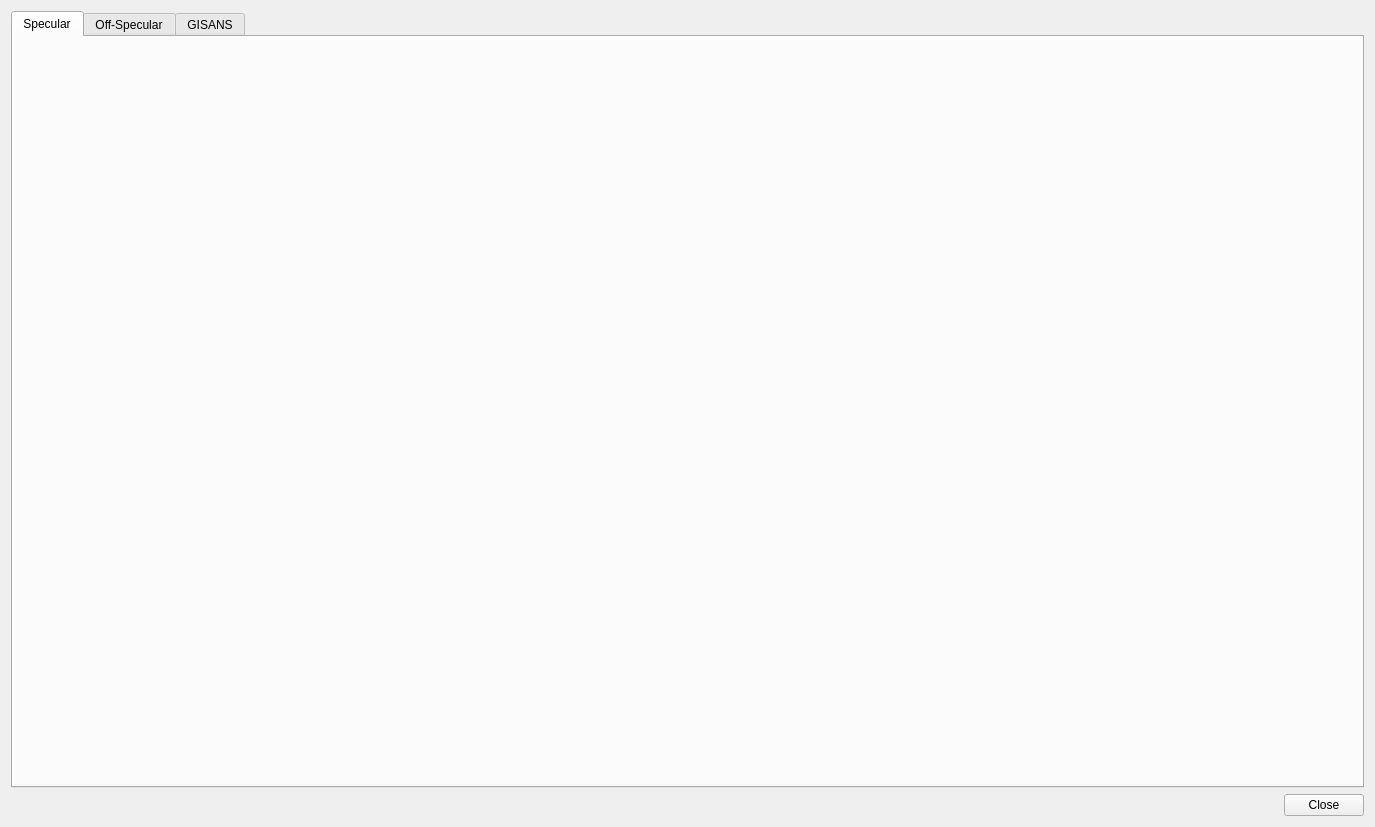
<?xml version="1.0" encoding="UTF-8"?>
<ui version="4.0">
 <class>Dialog</class>
 <widget class="QDialog" name="Dialog">
  <property name="geometry">
   <rect>
    <x>0</x>
    <y>0</y>
    <width>1375</width>
    <height>827</height>
   </rect>
  </property>
  <property name="windowTitle">
   <string>Result Viewer</string>
  </property>
  <layout class="QVBoxLayout" name="verticalLayout">
   <item>
    <widget class="QTabWidget" name="tabWidget">
     <property name="currentIndex">
      <number>0</number>
     </property>
     <widget class="QWidget" name="specular_tab">
      <attribute name="title">
       <string>Specular</string>
      </attribute>
      <layout class="QVBoxLayout" name="verticalLayout_2">
       <item>
        <widget class="CompareWidget" name="specular_compare_widget" native="true"/>
       </item>
      </layout>
     </widget>
     <widget class="QWidget" name="offspecular_tab">
      <attribute name="title">
       <string>Off-Specular</string>
      </attribute>
      <layout class="QGridLayout" name="gridLayout">
       <item row="1" column="0">
        <layout class="QGridLayout" name="gridLayout_2" rowstretch="0,0">
         <property name="verticalSpacing">
          <number>6</number>
         </property>
         <item row="0" column="1">
          <widget class="MPLWidget" name="offspec_mm_plot" native="true"/>
         </item>
         <item row="0" column="0">
          <widget class="MPLWidget" name="offspec_pp_plot" native="true"/>
         </item>
         <item row="1" column="0">
          <widget class="MPLWidget" name="offspec_pm_plot" native="true"/>
         </item>
         <item row="1" column="1">
          <widget class="MPLWidget" name="offspec_mp_plot" native="true"/>
         </item>
        </layout>
       </item>
       <item row="0" column="0">
        <layout class="QHBoxLayout" name="horizontalLayout">
         <property name="sizeConstraint">
          <enum>QLayout::SetMinimumSize</enum>
         </property>
         <property name="leftMargin">
          <number>5</number>
         </property>
         <property name="topMargin">
          <number>5</number>
         </property>
         <property name="rightMargin">
          <number>5</number>
         </property>
         <property name="bottomMargin">
          <number>5</number>
         </property>
         <item>
          <widget class="QLabel" name="label">
           <property name="text">
            <string>Intensity range:</string>
           </property>
          </widget>
         </item>
         <item>
          <spacer name="horizontalSpacer">
           <property name="orientation">
            <enum>Qt::Horizontal</enum>
           </property>
           <property name="sizeType">
            <enum>QSizePolicy::Fixed</enum>
           </property>
           <property name="sizeHint" stdset="0">
            <size>
             <width>40</width>
             <height>20</height>
            </size>
           </property>
          </spacer>
         </item>
         <item>
          <widget class="QLabel" name="label_2">
           <property name="text">
            <string>I_min 10^</string>
           </property>
          </widget>
         </item>
         <item>
          <widget class="QDoubleSpinBox" name="offspec_intensity_min">
           <property name="minimum">
            <double>-20.000000000000000</double>
           </property>
           <property name="maximum">
            <double>2.000000000000000</double>
           </property>
           <property name="singleStep">
            <double>0.250000000000000</double>
           </property>
           <property name="value">
            <double>-6.000000000000000</double>
           </property>
          </widget>
         </item>
         <item>
          <spacer name="horizontalSpacer_2">
           <property name="orientation">
            <enum>Qt::Horizontal</enum>
           </property>
           <property name="sizeType">
            <enum>QSizePolicy::Fixed</enum>
           </property>
           <property name="sizeHint" stdset="0">
            <size>
             <width>40</width>
             <height>20</height>
            </size>
           </property>
          </spacer>
         </item>
         <item>
          <widget class="QLabel" name="label_3">
           <property name="text">
            <string>I_max 10^</string>
           </property>
          </widget>
         </item>
         <item>
          <widget class="QDoubleSpinBox" name="offspec_intensity_max">
           <property name="minimum">
            <double>-10.000000000000000</double>
           </property>
           <property name="maximum">
            <double>10.000000000000000</double>
           </property>
           <property name="singleStep">
            <double>0.250000000000000</double>
           </property>
          </widget>
         </item>
         <item>
          <spacer name="horizontalSpacer_3">
           <property name="orientation">
            <enum>Qt::Horizontal</enum>
           </property>
           <property name="sizeHint" stdset="0">
            <size>
             <width>40</width>
             <height>20</height>
            </size>
           </property>
          </spacer>
         </item>
         <item>
          <widget class="QPushButton" name="offspec_apply_crop_button">
           <property name="sizePolicy">
            <sizepolicy hsizetype="Minimum" vsizetype="Fixed">
             <horstretch>0</horstretch>
             <verstretch>0</verstretch>
            </sizepolicy>
           </property>
           <property name="text">
            <string>Apply cropping to all</string>
           </property>
          </widget>
         </item>
         <item>
          <widget class="QPushButton" name="offset_reset_crop_button">
           <property name="text">
            <string>Refresh</string>
           </property>
          </widget>
         </item>
        </layout>
       </item>
      </layout>
     </widget>
     <widget class="QWidget" name="gisans_tab">
      <attribute name="title">
       <string>GISANS</string>
      </attribute>
      <layout class="QVBoxLayout" name="verticalLayout_4">
       <item>
        <layout class="QHBoxLayout" name="horizontalLayout_2" stretch="0,0,0,0,0,0,0,0,0,0">
         <property name="sizeConstraint">
          <enum>QLayout::SetDefaultConstraint</enum>
         </property>
         <property name="leftMargin">
          <number>5</number>
         </property>
         <property name="topMargin">
          <number>5</number>
         </property>
         <property name="rightMargin">
          <number>5</number>
         </property>
         <property name="bottomMargin">
          <number>5</number>
         </property>
         <item>
          <widget class="QLabel" name="label_6">
           <property name="text">
            <string>Intensity range:</string>
           </property>
          </widget>
         </item>
         <item>
          <spacer name="horizontalSpacer_4">
           <property name="orientation">
            <enum>Qt::Horizontal</enum>
           </property>
           <property name="sizeType">
            <enum>QSizePolicy::Fixed</enum>
           </property>
           <property name="sizeHint" stdset="0">
            <size>
             <width>40</width>
             <height>20</height>
            </size>
           </property>
          </spacer>
         </item>
         <item>
          <widget class="QLabel" name="label_5">
           <property name="text">
            <string>I_min 10^</string>
           </property>
          </widget>
         </item>
         <item>
          <widget class="QDoubleSpinBox" name="gisans_intensity_min">
           <property name="minimum">
            <double>-20.000000000000000</double>
           </property>
           <property name="maximum">
            <double>2.000000000000000</double>
           </property>
           <property name="singleStep">
            <double>0.250000000000000</double>
           </property>
           <property name="value">
            <double>-6.000000000000000</double>
           </property>
          </widget>
         </item>
         <item>
          <spacer name="horizontalSpacer_5">
           <property name="orientation">
            <enum>Qt::Horizontal</enum>
           </property>
           <property name="sizeType">
            <enum>QSizePolicy::Fixed</enum>
           </property>
           <property name="sizeHint" stdset="0">
            <size>
             <width>40</width>
             <height>20</height>
            </size>
           </property>
          </spacer>
         </item>
         <item>
          <widget class="QLabel" name="label_4">
           <property name="text">
            <string>I_max 10^</string>
           </property>
          </widget>
         </item>
         <item>
          <widget class="QDoubleSpinBox" name="gisans_intensity_max">
           <property name="minimum">
            <double>-10.000000000000000</double>
           </property>
           <property name="maximum">
            <double>10.000000000000000</double>
           </property>
           <property name="singleStep">
            <double>0.250000000000000</double>
           </property>
          </widget>
         </item>
         <item>
          <spacer name="horizontalSpacer_6">
           <property name="orientation">
            <enum>Qt::Horizontal</enum>
           </property>
           <property name="sizeHint" stdset="0">
            <size>
             <width>40</width>
             <height>20</height>
            </size>
           </property>
          </spacer>
         </item>
         <item>
          <widget class="QPushButton" name="gisans_apply_crop_button">
           <property name="text">
            <string>Apply cropping to all</string>
           </property>
          </widget>
         </item>
         <item>
          <widget class="QPushButton" name="gisans_reset_crop_button">
           <property name="text">
            <string>Refresh</string>
           </property>
          </widget>
         </item>
        </layout>
       </item>
       <item>
        <widget class="QScrollArea" name="scrollArea">
         <property name="verticalScrollBarPolicy">
          <enum>Qt::ScrollBarAlwaysOn</enum>
         </property>
         <property name="widgetResizable">
          <bool>true</bool>
         </property>
         <widget class="QWidget" name="scrollAreaWidgetContents">
          <property name="geometry">
           <rect>
            <x>0</x>
            <y>0</y>
            <width>1319</width>
            <height>685</height>
           </rect>
          </property>
          <layout class="QGridLayout" name="gridLayout_6">
           <item row="0" column="0">
            <layout class="QGridLayout" name="gridLayout_4">
             <item row="0" column="0">
              <widget class="QFrame" name="gisans_pp_frame">
               <property name="frameShape">
                <enum>QFrame::StyledPanel</enum>
               </property>
               <property name="frameShadow">
                <enum>QFrame::Raised</enum>
               </property>
               <layout class="QGridLayout" name="gridLayout_7">
                <item row="0" column="0">
                 <layout class="QGridLayout" name="gisans_pp_layout"/>
                </item>
               </layout>
              </widget>
             </item>
             <item row="0" column="1">
              <widget class="QFrame" name="gisans_mm_frame">
               <property name="frameShape">
                <enum>QFrame::StyledPanel</enum>
               </property>
               <property name="frameShadow">
                <enum>QFrame::Raised</enum>
               </property>
               <layout class="QGridLayout" name="gridLayout_8">
                <item row="0" column="0">
                 <layout class="QGridLayout" name="gisans_mm_layout"/>
                </item>
               </layout>
              </widget>
             </item>
             <item row="1" column="0">
              <widget class="QFrame" name="gisans_pm_frame">
               <property name="frameShape">
                <enum>QFrame::StyledPanel</enum>
               </property>
               <property name="frameShadow">
                <enum>QFrame::Raised</enum>
               </property>
               <layout class="QGridLayout" name="gridLayout_11">
                <item row="0" column="0">
                 <layout class="QGridLayout" name="gisans_pm_layout"/>
                </item>
               </layout>
              </widget>
             </item>
             <item row="1" column="1">
              <widget class="QFrame" name="gisans_mp_frame">
               <property name="frameShape">
                <enum>QFrame::StyledPanel</enum>
               </property>
               <property name="frameShadow">
                <enum>QFrame::Raised</enum>
               </property>
               <layout class="QGridLayout" name="gridLayout_12">
                <item row="0" column="0">
                 <layout class="QGridLayout" name="gisans_mp_layout"/>
                </item>
               </layout>
              </widget>
             </item>
            </layout>
           </item>
          </layout>
         </widget>
        </widget>
       </item>
      </layout>
     </widget>
    </widget>
   </item>
   <item>
    <widget class="QDialogButtonBox" name="buttonBox">
     <property name="orientation">
      <enum>Qt::Horizontal</enum>
     </property>
     <property name="standardButtons">
      <set>QDialogButtonBox::Close</set>
     </property>
    </widget>
   </item>
  </layout>
 </widget>
 <customwidgets>
  <customwidget>
   <class>CompareWidget</class>
   <extends>QWidget</extends>
   <header>quicknxs/ui/compare_plots.h</header>
   <container>1</container>
  </customwidget>
  <customwidget>
   <class>MPLWidget</class>
   <extends>QWidget</extends>
   <extends>QWidget</extends>
   <header>quicknxs/ui/mplwidget.h</header>
   <container>1</container>
  </customwidget>
 </customwidgets>
 <resources/>
 <connections>
  <connection>
   <sender>buttonBox</sender>
   <signal>accepted()</signal>
   <receiver>Dialog</receiver>
   <slot>accept()</slot>
   <hints>
    <hint type="sourcelabel">
     <x>248</x>
     <y>254</y>
    </hint>
    <hint type="destinationlabel">
     <x>157</x>
     <y>274</y>
    </hint>
   </hints>
  </connection>
  <connection>
   <sender>buttonBox</sender>
   <signal>rejected()</signal>
   <receiver>Dialog</receiver>
   <slot>reject()</slot>
   <hints>
    <hint type="sourcelabel">
     <x>316</x>
     <y>260</y>
    </hint>
    <hint type="destinationlabel">
     <x>286</x>
     <y>274</y>
    </hint>
   </hints>
  </connection>
  <connection>
   <sender>tabWidget</sender>
   <signal>currentChanged(int)</signal>
   <receiver>Dialog</receiver>
   <slot>update_active_tab()</slot>
   <hints>
    <hint type="sourcelabel">
     <x>515</x>
     <y>260</y>
    </hint>
    <hint type="destinationlabel">
     <x>515</x>
     <y>275</y>
    </hint>
   </hints>
  </connection>
  <connection>
   <sender>offset_reset_crop_button</sender>
   <signal>clicked()</signal>
   <receiver>Dialog</receiver>
   <slot>reset_offspec_crop()</slot>
   <hints>
    <hint type="sourcelabel">
     <x>1300</x>
     <y>198</y>
    </hint>
    <hint type="destinationlabel">
     <x>687</x>
     <y>354</y>
    </hint>
   </hints>
  </connection>
  <connection>
   <sender>offspec_apply_crop_button</sender>
   <signal>clicked()</signal>
   <receiver>Dialog</receiver>
   <slot>apply_offspec_crop()</slot>
   <hints>
    <hint type="sourcelabel">
     <x>1169</x>
     <y>198</y>
    </hint>
    <hint type="destinationlabel">
     <x>687</x>
     <y>354</y>
    </hint>
   </hints>
  </connection>
  <connection>
   <sender>gisans_apply_crop_button</sender>
   <signal>clicked()</signal>
   <receiver>Dialog</receiver>
   <slot>apply_gisans_crop()</slot>
   <hints>
    <hint type="sourcelabel">
     <x>1196</x>
     <y>60</y>
    </hint>
    <hint type="destinationlabel">
     <x>687</x>
     <y>413</y>
    </hint>
   </hints>
  </connection>
  <connection>
   <sender>gisans_reset_crop_button</sender>
   <signal>clicked()</signal>
   <receiver>Dialog</receiver>
   <slot>reset_gisans_crop()</slot>
   <hints>
    <hint type="sourcelabel">
     <x>1313</x>
     <y>60</y>
    </hint>
    <hint type="destinationlabel">
     <x>687</x>
     <y>413</y>
    </hint>
   </hints>
  </connection>
 </connections>
 <slots>
  <slot>update_active_tab()</slot>
  <slot>apply_offspec_crop()</slot>
  <slot>reset_offspec_crop()</slot>
  <slot>apply_gisans_crop()</slot>
  <slot>reset_gisans_crop()</slot>
 </slots>
</ui>
